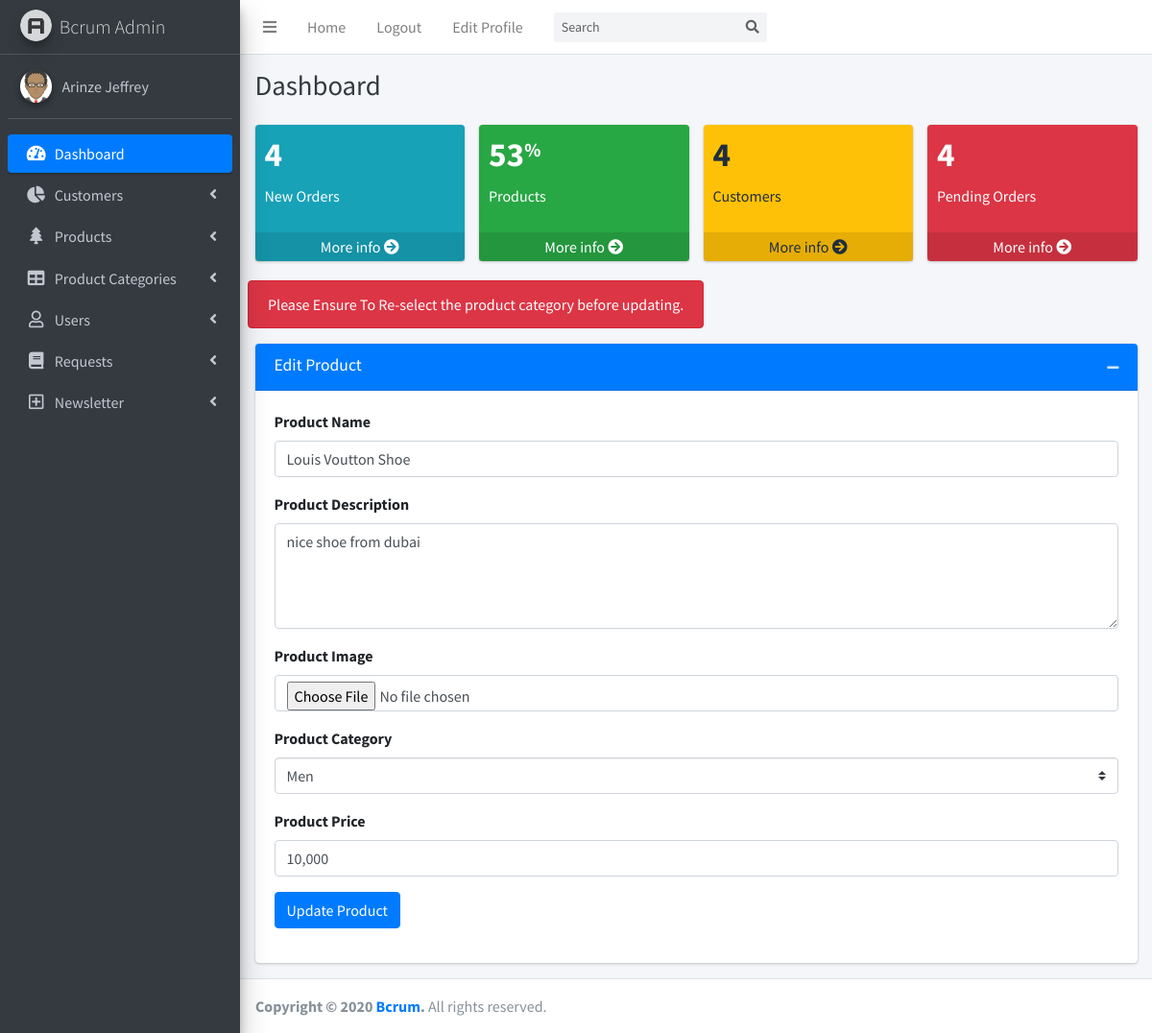
The app's page /edit_product/2/ (signed in) with its own data.
### bcrum/models.py (models this page shows, shortened)
class Users(db.Model, UserMixin):
    id = db.Column(db.Integer, primary_key=True, nullable=False)
    first_name = db.Column(db.String(200))
    last_name = db.Column(db.String(200))
    email = db.Column(db.String(200), unique=True)
    user_role = db.Column(db.String(200), default="customer")
    password = db.Column(db.String(200))
    mobile_number = db.Column(db.String(200))
    address = db.Column(db.String(200))
    order_status = db.Column(db.String(200), default='Pending')
    orders = db.relationship('Order', backref='customer')

class Product(db.Model):
    id = db.Column(db.Integer, primary_key=True, nullable=False)
    product_category_id = db.Column(db.Integer, db.ForeignKey('categories.id'))
    product_name = db.Column(db.String(200), nullable=False)
    product_image = db.Column(db.String(200))
    product_description = db.Column(db.String(200), default='No Description Yet')
    product_price = db.Column(db.String(200))
    teller = db.relationship('Order', backref='products')

class Categories(db.Model):
    id = db.Column(db.Integer, primary_key=True, nullable=False)
    category = db.Column('category', db.Unicode, nullable=False)
    products = db.relationship('Product', backref='category')
    def __repr__(self):
        return self.category

### bcrum/routes.py (the view, shortened to what this page needs)
@app.route('/edit_product/<int:p_id>/', methods=['GET', 'POST'])
@login_required
def edit_product(p_id):
    if current_user.is_authenticated:
        if current_user.user_role != 'admin':
            return redirect(url_for('index'))
    categories = Categories.query.all()
    product = Product.query.filter_by(id=p_id).first()
    return render_template('edit_product.html', categories=categories, product=product)

### bcrum/models.py (called while the page is built)
@login_manager.user_loader
def admin(user_id):
    return Users.query.get(int(user_id))

### bcrum/templates/edit_product.html (shortened to what this page needs)
{% extends 'admin_layout.html' %}
{% block contents %}
<div class="alert alert-danger">Please Ensure To Re-select the product category before updating.</div>
        <form method='POST' class="col-lg-12" enctype='multipart/form-data'>
          <div class="card card-primary">
            <div class="card-header">
              <h3 class="card-title">Edit Product</h3>
              <div class="card-tools">
                <button type="button" class="btn btn-tool" data-card-widget="collapse" data-toggle="tooltip" title="Collapse">
                  <i class="fas fa-minus"></i></button>
              </div>
            </div>
            <div class="card-body">
              <div class="form-group">
                <label for="inputName">Product Name</label>
                <input type="text" name='product_name' value="{{product.product_name}}" id="inputName" class="form-control">
              </div>
              <div class="form-group">
                <label for="inputDescription">Product Description</label>
                <textarea id="inputDescription" name='product_description' class="form-control" rows="4">{{product.product_description}}</textarea>
              </div>
                <div class="form-group">
                <label for="inputDescription">Product Image</label>
                <input type="file" value="" name='product_image' id="inputName" class="form-control">
              </div>
              <div class="form-group">
                <label for="inputStatus">Product Category</label>
                <select name='product_category' class="form-control custom-select">
                  <option value="{{product.category.id}}">{{product.category}}</option>
                </select>
              </div>
              <div class="form-group">
                <label for="inputClientCompany">Product Price</label>
                <input type="text" name='product_price' value="{{product.product_price}}" id="inputClientCompany" class="form-control">
              </div>
                <div class="form-group">
                <input type="submit" value="Update Product" class="btn btn-primary">
              </div>
            </div>
          </div>
        </div>
{% endblock contents %}

### bcrum/templates/admin_layout.html (shortened to what this page needs)
<!DOCTYPE html>
<html>
<head>
  <link rel="stylesheet" href="{{url_for('static', filename='css/fontawesome-free/css/all.min.css')}}">
  <link rel="stylesheet" href="https://code.ionicframework.com/ionicons/2.0.1/css/ionicons.min.css">
  <link rel="stylesheet" href="{{url_for('static', filename='css/tempusdominus-bootstrap-4.min.css')}}">
  <link rel="stylesheet" href="{{url_for('static', filename='css/icheck-bootstrap.min.css')}}">
  <link rel="stylesheet" href="{{url_for('static', filename='css/jqvmap.min.css')}}">
  <link rel="stylesheet" href="{{url_for('static', filename='css/adminlte.min.css')}}">
  <link rel="stylesheet" href="{{url_for('static', filename='css/OverlayScrollbars.min.css')}}">
  <link rel="stylesheet" href="{{url_for('static', filename='css/daterangepicker.css')}}">
  <link rel="stylesheet" href="{{url_for('static', filename='css/summernote-bs4.css')}}">
</head>
<body class="hold-transition sidebar-mini layout-fixed">
<div class="wrapper">
  <nav class="main-header navbar navbar-expand navbar-white navbar-light">
    <ul class="navbar-nav">
      <li class="nav-item">
        <a class="nav-link" data-widget="pushmenu" href="#" role="button"><i class="fas fa-bars"></i></a>
      </li>
      <li class="nav-item d-none d-sm-inline-block">
        <a href="{{url_for('index')}}" class="nav-link">Home</a>
      </li>
      <li class="nav-item d-none d-sm-inline-block">
        <a href="{{url_for('logout')}}" class="nav-link">Logout</a>
      </li>
      <li class="nav-item d-none d-sm-inline-block">
        <a href="{{url_for('edit_profile')}}" class="nav-link">Edit Profile</a>
      </li>
    </ul>
    <form class="form-inline ml-3">
      <div class="input-group input-group-sm">
        <input class="form-control form-control-navbar" type="search" placeholder="Search" aria-label="Search">
        <div class="input-group-append">
          <button class="btn btn-navbar" type="submit">
            <i class="fas fa-search"></i>
          </button>
        </div>
      </div>
    </form>
  </nav>
  <aside class="main-sidebar sidebar-dark-primary elevation-4">
    <a href="index3.html" class="brand-link">
      <img src="{{url_for('static', filename='img/AdminLTELogo.png')}}" alt="AdminLTE Logo" class="brand-image img-circle elevation-3"
           style="opacity: .8">
      <span class="brand-text font-weight-light">Bcrum Admin</span>
    </a>
    <div class="sidebar">
      <div class="user-panel mt-3 pb-3 mb-3 d-flex">
        <div class="image">
          <img src="{{url_for('static', filename='img/avatar.png')}}" class="img-circle elevation-2" alt="User Image">
        </div>
        <div class="info">
        {%if current_user.is_authenticated%}
          <a href="#" class="d-block">{{current_user.first_name}} {{current_user.last_name}}</a>
        {%endif%}
        </div>
      </div>
      <nav class="mt-2">
        <ul class="nav nav-pills nav-sidebar flex-column" data-widget="treeview" role="menu" data-accordion="false">
          <li class="nav-item has-treeview menu-open">
            <a href="{{url_for('view_all_customers')}}" class="nav-link active">
              <i class="nav-icon fas fa-tachometer-alt"></i>
              <p>
                Dashboard
              </p>
            </a>
          </li>
          <li class="nav-item has-treeview">
            <a href="#" class="nav-link">
              <i class="nav-icon fas fa-chart-pie"></i>
              <p>
                Customers
                <i class="right fas fa-angle-left"></i>
              </p>
            </a>
          </li>
          <li class="nav-item has-treeview">
            <a href="#" class="nav-link">
              <i class="nav-icon fas fa-tree"></i>
              <p>
                Products
                <i class="fas fa-angle-left right"></i>
              </p>
            </a>
          </li>
          <li class="nav-item has-treeview">
            <a href="#" class="nav-link">
              <i class="nav-icon fas fa-table"></i>
              <p>
                Product Categories
                <i class="fas fa-angle-left right"></i>
              </p>
            </a>
          </li>
          <li class="nav-item has-treeview">
            <a href="#" class="nav-link">
              <i class="nav-icon far fa-user"></i>
              <p>
                Users
                <i class="fas fa-angle-left right"></i>
              </p>
            </a>
          </li>
          <li class="nav-item has-treeview">
            <a href="#" class="nav-link">
              <i class="nav-icon fas fa-book"></i>
              <p>
                Requests
                <i class="fas fa-angle-left right"></i>
              </p>
            </a>
          </li>
          <li class="nav-item has-treeview">
            <a href="#" class="nav-link">
              <i class="nav-icon far fa-plus-square"></i>
              <p>
                Newsletter
                <i class="fas fa-angle-left right"></i>
              </p>
            </a>
          </li>
        </ul>
      </nav>
    </div>
  </aside>
  <div class="content-wrapper">
    <div class="content-header">
      <div class="container-fluid">
        <div class="row mb-2">
          <div class="col-sm-6">
            <h1 class="m-0 text-dark">Dashboard</h1>
          </div>
          <div class="col-sm-6">
          </div>
        </div>
      </div>
    </div>
    <section class="content">
      <div class="container-fluid">
        <div class="row">
          <div class="col-lg-3 col-6">
            <div class="small-box bg-info">
              <div class="inner">
                <h3>4</h3>
                <p>New Orders</p>
              </div>
              <a href="#" class="small-box-footer">More info <i class="fas fa-arrow-circle-right"></i></a>
            </div>
          </div>
          <div class="col-lg-3 col-6">
            <div class="small-box bg-success">
              <div class="inner">
                <h3>53<sup style="font-size: 20px">%</sup></h3>
                <p>Products</p>
              </div>
              <a href="#" class="small-box-footer">More info <i class="fas fa-arrow-circle-right"></i></a>
            </div>
          </div>
          <div class="col-lg-3 col-6">
            <div class="small-box bg-warning">
              <div class="inner">
                <h3>4</h3>
                <p>Customers</p>
              </div>
              <a href="#" class="small-box-footer">More info <i class="fas fa-arrow-circle-right"></i></a>
            </div>
          </div>
          <div class="col-lg-3 col-6">
            <div class="small-box bg-danger">
              <div class="inner">
                <h3>4</h3>
                <p>Pending Orders</p>
              </div>
              <a href="#" class="small-box-footer">More info <i class="fas fa-arrow-circle-right"></i></a>
            </div>
          </div>
        </div>
        <div class="row">
  {% block contents %}
  {% endblock contents %}
        </div>
      </div>
  </div>
  <footer class="main-footer">
    <strong>Copyright &copy; 2020 <a href="#">Bcrum</a>.</strong>
    All rights reserved.
  </footer>
</body>
</html>

### records on screen
Users: first_name "Arinze", last_name "Jeffrey"
Product: product_name "Louis Voutton Shoe", product_description "nice shoe from dubai", product_price "10,000"
Categories: product_category "Men"
